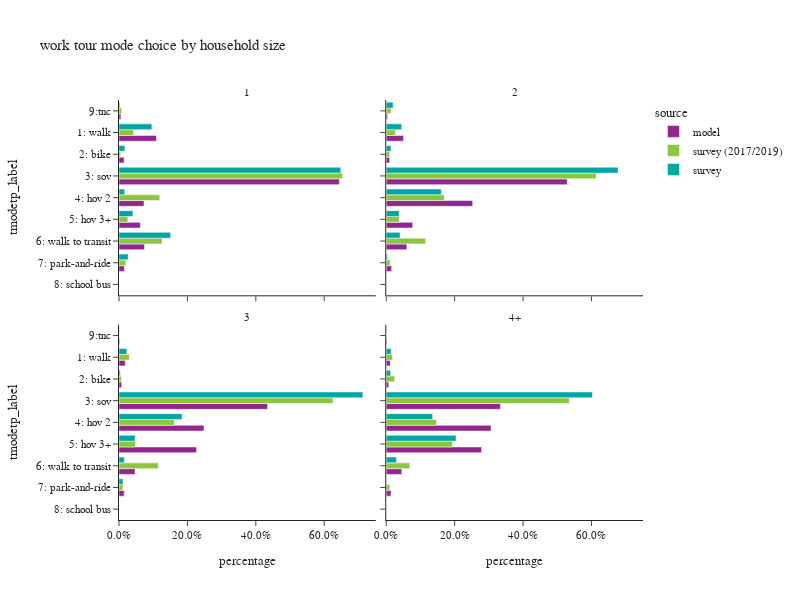

The code cell stored with this chart in its notebook:
### Code cell
plot_mode_choice(wk_tour,"hhsize_4+",
                 {"hhsize_4+":["1","2","3","4+"],
                  "tmodetp_label":["1: walk","2: bike","3: sov","4: hov 2","5: hov 3+","6: walk to transit",
                                   "7: park-and-ride","8: school bus","9: other–survey only"]},
                 "household size",2,600)

### Figure 1 — Plotly figure (JSON) as saved in the notebook; plotly's stock layout.template omitted (floating-point values rounded to 4 significant figures)
{"data": [{"alignmentgroup": "True", "customdata": [[18773], [2532], [110319], [12510], [10709], [12789], [2677], [953]], "hovertemplate": "source=model<br>hhsize_4+=1<br>percentage=%{x}<br>tmodetp_label=%{y}<br>sample count=%{customdata[0]}<extra></extra>", "legendgroup": "model", "marker": {"color": "#91268F", "pattern": {"shape": ""}}, "name": "model", "offsetgroup": "model", "orientation": "h", "showlegend": true, "textposition": "auto", "type": "bar", "x": [0.1096, 0.01478, 0.6442, 0.07305, 0.06253, 0.07468, 0.01563, 0.005565], "xaxis": "x3", "y": ["1: walk", "2: bike", "3: sov", "4: hov 2", "5: hov 3+", "6: walk to transit", "7: park-and-ride", "9:tnc"], "yaxis": "y3"}, {"alignmentgroup": "True", "customdata": [[20729], [4071], [216745], [103497], [31693], [24660], [6450], [1677]], "hovertemplate": "source=model<br>hhsize_4+=2<br>percentage=%{x}<br>tmodetp_label=%{y}<br>sample count=%{customdata[0]}<extra></extra>", "legendgroup": "model", "marker": {"color": "#91268F", "pattern": {"shape": ""}}, "name": "model", "offsetgroup": "model", "orientation": "h", "showlegend": false, "textposition": "auto", "type": "bar", "x": [0.05062, 0.009941, 0.5293, 0.2527, 0.07739, 0.06022, 0.01575, 0.004095], "xaxis": "x4", "y": ["1: walk", "2: bike", "3: sov", "4: hov 2", "5: hov 3+", "6: walk to transit", "7: park-and-ride", "9:tnc"], "yaxis": "y4"}, {"alignmentgroup": "True", "customdata": [[4683], [2018], [110913], [63438], [57861], [12012], [3875], [562]], "hovertemplate": "source=model<br>hhsize_4+=3<br>percentage=%{x}<br>tmodetp_label=%{y}<br>sample count=%{customdata[0]}<extra></extra>", "legendgroup": "model", "marker": {"color": "#91268F", "pattern": {"shape": ""}}, "name": "model", "offsetgroup": "model", "orientation": "h", "showlegend": false, "textposition": "auto", "type": "bar", "x": [0.01834, 0.007903, 0.4343, 0.2484, 0.2266, 0.04704, 0.01517, 0.002201], "xaxis": "x", "y": ["1: walk", "2: bike", "3: sov", "4: hov 2", "5: hov 3+", "6: walk to transit", "7: park-and-ride", "9:tnc"], "yaxis": "y"}, {"alignmentgroup": "True", "customdata": [[5797], [3627], [164287], [150868], [137246], [22412], [6926], [1099]], "hovertemplate": "source=model<br>hhsize_4+=4+<br>percentage=%{x}<br>tmodetp_label=%{y}<br>sample count=%{customdata[0]}<extra></extra>", "legendgroup": "model", "marker": {"color": "#91268F", "pattern": {"shape": ""}}, "name": "model", "offsetgroup": "model", "orientation": "h", "showlegend": false, "textposition": "auto", "type": "bar", "x": [0.01178, 0.007368, 0.3337, 0.3065, 0.2788, 0.04553, 0.01407, 0.002233], "xaxis": "x2", "y": ["1: walk", "2: bike", "3: sov", "4: hov 2", "5: hov 3+", "6: walk to transit", "7: park-and-ride", "9:tnc"], "yaxis": "y2"}, {"alignmentgroup": "True", "customdata": [[196], [45], [541], [73], [29], [476], [18], [21]], "hovertemplate": "source=survey (2017/2019)<br>hhsize_4+=1<br>percentage=%{x}<br>tmodetp_label=%{y}<br>sample count=%{customdata[0]}<extra></extra>", "legendgroup": "survey (2017/2019)", "marker": {"color": "#8CC63E", "pattern": {"shape": ""}}, "name": "survey (2017/2019)", "offsetgroup": "survey (2017/2019)", "orientation": "h", "showlegend": true, "textposition": "auto", "type": "bar", "x": [0.0425, 0.00464, 0.6535, 0.1193, 0.02588, 0.1259, 0.02014, 0.008144], "xaxis": "x3", "y": ["1: walk", "2: bike", "3: sov", "4: hov 2", "5: hov 3+", "6: walk to transit", "7: park-and-ride", "9:tnc"], "yaxis": "y3"}, {"alignmentgroup": "True", "customdata": [[226], [90], [1035], [295], [67], [760], [34], [1], [35]], "hovertemplate": "source=survey (2017/2019)<br>hhsize_4+=2<br>percentage=%{x}<br>tmodetp_label=%{y}<br>sample count=%{customdata[0]}<extra></extra>", "legendgroup": "survey (2017/2019)", "marker": {"color": "#8CC63E", "pattern": {"shape": ""}}, "name": "survey (2017/2019)", "offsetgroup": "survey (2017/2019)", "orientation": "h", "showlegend": false, "textposition": "auto", "type": "bar", "x": [0.02686, 0.01025, 0.6139, 0.1698, 0.03827, 0.1152, 0.01145, 5.235e-05, 0.01419], "xaxis": "x4", "y": ["1: walk", "2: bike", "3: sov", "4: hov 2", "5: hov 3+", "6: walk to transit", "7: park-and-ride", "8: school bus", "9:tnc"], "yaxis": "y4"}, {"alignmentgroup": "True", "customdata": [[29], [24], [310], [133], [57], [172], [14], [1], [7]], "hovertemplate": "source=survey (2017/2019)<br>hhsize_4+=3<br>percentage=%{x}<br>tmodetp_label=%{y}<br>sample count=%{customdata[0]}<extra></extra>", "legendgroup": "survey (2017/2019)", "marker": {"color": "#8CC63E", "pattern": {"shape": ""}}, "name": "survey (2017/2019)", "offsetgroup": "survey (2017/2019)", "orientation": "h", "showlegend": false, "textposition": "auto", "type": "bar", "x": [0.03031, 0.006963, 0.6256, 0.1619, 0.04817, 0.1148, 0.01153, 6.611e-06, 0.0007561], "xaxis": "x", "y": ["1: walk", "2: bike", "3: sov", "4: hov 2", "5: hov 3+", "6: walk to transit", "7: park-and-ride", "8: school bus", "9:tnc"], "yaxis": "y"}, {"alignmentgroup": "True", "customdata": [[22], [32], [276], [90], [104], [110], [17], [2], [1]], "hovertemplate": "source=survey (2017/2019)<br>hhsize_4+=4+<br>percentage=%{x}<br>tmodetp_label=%{y}<br>sample count=%{customdata[0]}<extra></extra>", "legendgroup": "survey (2017/2019)", "marker": {"color": "#8CC63E", "pattern": {"shape": ""}}, "name": "survey (2017/2019)", "offsetgroup": "survey (2017/2019)", "orientation": "h", "showlegend": false, "textposition": "auto", "type": "bar", "x": [0.01861, 0.0247, 0.5352, 0.1471, 0.1936, 0.06864, 0.01049, 0.0008601, 0.0007013], "xaxis": "x2", "y": ["1: walk", "2: bike", "3: sov", "4: hov 2", "5: hov 3+", "6: walk to transit", "7: park-and-ride", "8: school bus", "9:tnc"], "yaxis": "y2"}, {"alignmentgroup": "True", "customdata": [[71], [34], [258], [12], [12], [110], [9], [6]], "hovertemplate": "source=survey<br>hhsize_4+=1<br>percentage=%{x}<br>tmodetp_label=%{y}<br>sample count=%{customdata[0]}<extra></extra>", "legendgroup": "survey", "marker": {"color": "#00A7A0", "pattern": {"shape": ""}}, "name": "survey", "offsetgroup": "survey", "orientation": "h", "showlegend": true, "textposition": "auto", "type": "bar", "x": [0.09597, 0.01731, 0.6485, 0.01665, 0.04092, 0.1508, 0.02698, 0.002867], "xaxis": "x3", "y": ["1: walk", "2: bike", "3: sov", "4: hov 2", "5: hov 3+", "6: walk to transit", "7: park-and-ride", "9:tnc"], "yaxis": "y3"}, {"alignmentgroup": "True", "customdata": [[52], [51], [418], [99], [15], [107], [7], [5]], "hovertemplate": "source=survey<br>hhsize_4+=2<br>percentage=%{x}<br>tmodetp_label=%{y}<br>sample count=%{customdata[0]}<extra></extra>", "legendgroup": "survey", "marker": {"color": "#00A7A0", "pattern": {"shape": ""}}, "name": "survey", "offsetgroup": "survey", "orientation": "h", "showlegend": false, "textposition": "auto", "type": "bar", "x": [0.04508, 0.01389, 0.678, 0.161, 0.03777, 0.04029, 0.003874, 0.0201], "xaxis": "x4", "y": ["1: walk", "2: bike", "3: sov", "4: hov 2", "5: hov 3+", "6: walk to transit", "7: park-and-ride", "9:tnc"], "yaxis": "y4"}, {"alignmentgroup": "True", "customdata": [[13], [11], [140], [33], [11], [22], [1], [1]], "hovertemplate": "source=survey<br>hhsize_4+=3<br>percentage=%{x}<br>tmodetp_label=%{y}<br>sample count=%{customdata[0]}<extra></extra>", "legendgroup": "survey", "marker": {"color": "#00A7A0", "pattern": {"shape": ""}}, "name": "survey", "offsetgroup": "survey", "orientation": "h", "showlegend": false, "textposition": "auto", "type": "bar", "x": [0.02293, 0.003984, 0.7131, 0.1843, 0.04732, 0.01549, 0.01174, 0.00114], "xaxis": "x", "y": ["1: walk", "2: bike", "3: sov", "4: hov 2", "5: hov 3+", "6: walk to transit", "7: park-and-ride", "9:tnc"], "yaxis": "y"}, {"alignmentgroup": "True", "customdata": [[7], [12], [163], [32], [40], [15]], "hovertemplate": "source=survey<br>hhsize_4+=4+<br>percentage=%{x}<br>tmodetp_label=%{y}<br>sample count=%{customdata[0]}<extra></extra>", "legendgroup": "survey", "marker": {"color": "#00A7A0", "pattern": {"shape": ""}}, "name": "survey", "offsetgroup": "survey", "orientation": "h", "showlegend": false, "textposition": "auto", "type": "bar", "x": [0.01463, 0.01297, 0.6028, 0.1357, 0.2039, 0.02994], "xaxis": "x2", "y": ["1: walk", "2: bike", "3: sov", "4: hov 2", "5: hov 3+", "6: walk to transit"], "yaxis": "y2"}], "layout": {"annotations": [{"font": {}, "showarrow": false, "text": "3", "x": 0.245, "xanchor": "center", "xref": "paper", "y": 0.465, "yanchor": "bottom", "yref": "paper"}, {"font": {}, "showarrow": false, "text": "4+", "x": 0.755, "xanchor": "center", "xref": "paper", "y": 0.465, "yanchor": "bottom", "yref": "paper"}, {"font": {}, "showarrow": false, "text": "1", "x": 0.245, "xanchor": "center", "xref": "paper", "y": 1.0, "yanchor": "bottom", "yref": "paper"}, {"font": {}, "showarrow": false, "text": "2", "x": 0.755, "xanchor": "center", "xref": "paper", "y": 1.0, "yanchor": "bottom", "yref": "paper"}], "barmode": "group", "height": 600, "legend": {"title": {"text": "source"}, "tracegroupgap": 0}, "title": {"text": "work tour mode choice by household size"}, "width": 800, "xaxis": {"anchor": "y", "domain": [0.0, 0.49], "tickformat": ".1%", "title": {"text": "percentage"}}, "xaxis2": {"anchor": "y2", "domain": [0.51, 1.0], "matches": "x", "tickformat": ".1%", "title": {"text": "percentage"}}, "xaxis3": {"anchor": "y3", "domain": [0.0, 0.49], "matches": "x", "showticklabels": false, "tickformat": ".1%"}, "xaxis4": {"anchor": "y4", "domain": [0.51, 1.0], "matches": "x", "showticklabels": false, "tickformat": ".1%"}, "yaxis": {"anchor": "x", "categoryarray": ["9: other–survey only", "8: school bus", "7: park-and-ride", "6: walk to transit", "5: hov 3+", "4: hov 2", "3: sov", "2: bike", "1: walk"], "categoryorder": "array", "domain": [0.0, 0.465], "title": {"text": "tmodetp_label"}}, "yaxis2": {"anchor": "x2", "domain": [0.0, 0.465], "matches": "y", "showticklabels": false}, "yaxis3": {"anchor": "x3", "categoryarray": ["9: other–survey only", "8: school bus", "7: park-and-ride", "6: walk to transit", "5: hov 3+", "4: hov 2", "3: sov", "2: bike", "1: walk"], "categoryorder": "array", "domain": [0.535, 1.0], "matches": "y", "title": {"text": "tmodetp_label"}}, "yaxis4": {"anchor": "x4", "domain": [0.535, 1.0], "matches": "y", "showticklabels": false}}}
